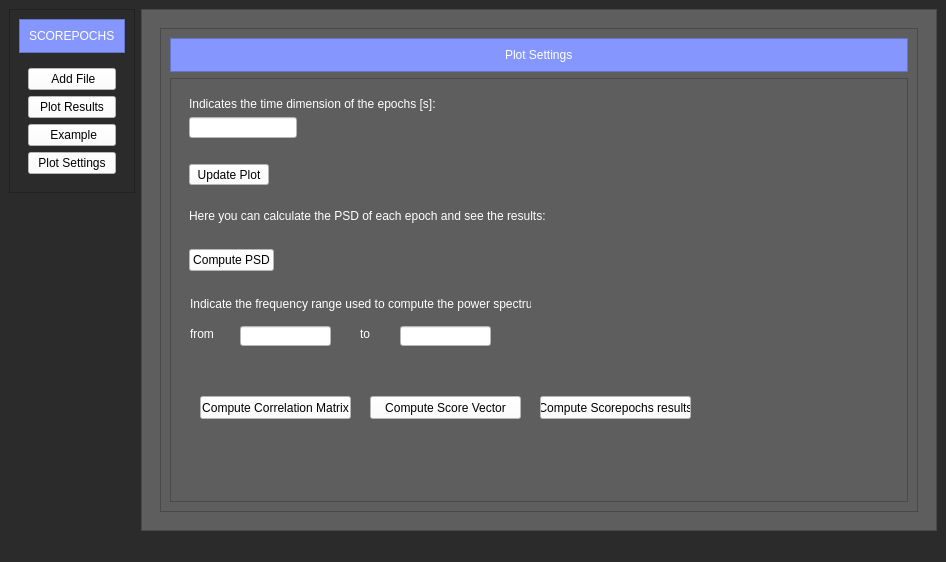
<?xml version="1.0" encoding="UTF-8"?>
<ui version="4.0">
 <class>Scorepochs</class>
 <widget class="QMainWindow" name="Scorepochs">
  <property name="geometry">
   <rect>
    <x>0</x>
    <y>0</y>
    <width>946</width>
    <height>562</height>
   </rect>
  </property>
  <property name="windowTitle">
   <string>Scorepochs</string>
  </property>
  <property name="styleSheet">
   <string notr="true">background-color: rgb(43, 43, 43);</string>
  </property>
  <widget class="QWidget" name="centralwidget">
   <layout class="QHBoxLayout" name="horizontalLayout">
    <item alignment="Qt::AlignTop">
     <widget class="QFrame" name="menu_frame">
      <property name="frameShape">
       <enum>QFrame::StyledPanel</enum>
      </property>
      <property name="frameShadow">
       <enum>QFrame::Raised</enum>
      </property>
      <layout class="QVBoxLayout" name="verticalLayout">
       <item alignment="Qt::AlignTop">
        <widget class="QFrame" name="frame_3">
         <property name="styleSheet">
          <string notr="true">background-color: rgb(134, 150, 255);</string>
         </property>
         <property name="frameShape">
          <enum>QFrame::StyledPanel</enum>
         </property>
         <property name="frameShadow">
          <enum>QFrame::Raised</enum>
         </property>
         <layout class="QVBoxLayout" name="verticalLayout_2">
          <item>
           <widget class="QLabel" name="label">
            <property name="styleSheet">
             <string notr="true">color: rgb(255, 255, 255);
font: 75 12pt &quot;Noto Naskh Arabic UI&quot;;</string>
            </property>
            <property name="text">
             <string>SCOREPOCHS</string>
            </property>
           </widget>
          </item>
         </layout>
        </widget>
       </item>
       <item>
        <widget class="QWidget" name="buttons_widget" native="true">
         <layout class="QVBoxLayout" name="verticalLayout_12">
          <item>
           <widget class="QPushButton" name="addfile_button">
            <property name="styleSheet">
             <string notr="true">background-color: rgb(255, 255, 255);</string>
            </property>
            <property name="text">
             <string> Add File</string>
            </property>
            <property name="icon">
             <iconset>
              <normaloff>../../Desktop/Progetto/icons/download (2).png</normaloff>../../Desktop/Progetto/icons/download (2).png</iconset>
            </property>
           </widget>
          </item>
          <item>
           <widget class="QPushButton" name="plot_results_button">
            <property name="styleSheet">
             <string notr="true">background-color: rgb(255, 255, 255);</string>
            </property>
            <property name="text">
             <string>Plot Results</string>
            </property>
            <property name="icon">
             <iconset theme="2" resource="../../Desktop/Progetto/resources.qrc">
              <normaloff>:/icons/icons/download.png</normaloff>:/icons/icons/download.png</iconset>
            </property>
           </widget>
          </item>
          <item>
           <widget class="QPushButton" name="example_button">
            <property name="styleSheet">
             <string notr="true">background-color: rgb(255, 255, 255);</string>
            </property>
            <property name="text">
             <string> Example</string>
            </property>
            <property name="icon">
             <iconset>
              <normaloff>../../Desktop/Progetto/icons/sinus.png</normaloff>../../Desktop/Progetto/icons/sinus.png</iconset>
            </property>
           </widget>
          </item>
          <item>
           <widget class="QPushButton" name="plot_settings_button">
            <property name="styleSheet">
             <string notr="true">background-color: rgb(255, 255, 255);</string>
            </property>
            <property name="text">
             <string>Plot Settings</string>
            </property>
           </widget>
          </item>
         </layout>
        </widget>
       </item>
      </layout>
     </widget>
    </item>
    <item>
     <widget class="QFrame" name="windows_frame">
      <property name="styleSheet">
       <string notr="true">background-color: rgb(94, 94, 94);</string>
      </property>
      <property name="frameShape">
       <enum>QFrame::StyledPanel</enum>
      </property>
      <property name="frameShadow">
       <enum>QFrame::Raised</enum>
      </property>
      <layout class="QVBoxLayout" name="verticalLayout_6">
       <item>
        <widget class="QStackedWidget" name="windows_StackedWidget">
         <property name="currentIndex">
          <number>5</number>
         </property>
         <widget class="QWidget" name="start_page">
          <layout class="QVBoxLayout" name="verticalLayout_4">
           <item alignment="Qt::AlignHCenter">
            <widget class="QLabel" name="label_9">
             <property name="styleSheet">
              <string notr="true">font: 28pt &quot;MS Shell Dlg 2&quot;;
color: rgb(80, 255, 229);</string>
             </property>
             <property name="text">
              <string>Welcome on Scorepochs</string>
             </property>
            </widget>
           </item>
          </layout>
         </widget>
         <widget class="QWidget" name="data_page">
          <layout class="QVBoxLayout" name="verticalLayout_9">
           <item alignment="Qt::AlignTop">
            <widget class="QFrame" name="frame_11">
             <property name="styleSheet">
              <string notr="true">background-color: rgb(134, 150, 255);</string>
             </property>
             <property name="frameShape">
              <enum>QFrame::StyledPanel</enum>
             </property>
             <property name="frameShadow">
              <enum>QFrame::Raised</enum>
             </property>
             <layout class="QVBoxLayout" name="verticalLayout_10">
              <item alignment="Qt::AlignTop">
               <widget class="QLabel" name="label_4">
                <property name="styleSheet">
                 <string notr="true">background-color: rgb(134, 150, 255);
color: rgb(255, 255, 255);
font: 10pt &quot;MS Shell Dlg 2&quot;;</string>
                </property>
                <property name="text">
                 <string>Add Data</string>
                </property>
                <property name="alignment">
                 <set>Qt::AlignCenter</set>
                </property>
               </widget>
              </item>
             </layout>
            </widget>
           </item>
           <item>
            <widget class="QFrame" name="data_frame">
             <property name="sizePolicy">
              <sizepolicy hsizetype="Preferred" vsizetype="Expanding">
               <horstretch>0</horstretch>
               <verstretch>0</verstretch>
              </sizepolicy>
             </property>
             <property name="frameShape">
              <enum>QFrame::StyledPanel</enum>
             </property>
             <property name="frameShadow">
              <enum>QFrame::Raised</enum>
             </property>
             <layout class="QVBoxLayout" name="verticalLayout_3">
              <item>
               <widget class="QWidget" name="select_file_widget" native="true">
                <property name="sizePolicy">
                 <sizepolicy hsizetype="Preferred" vsizetype="Preferred">
                  <horstretch>0</horstretch>
                  <verstretch>0</verstretch>
                 </sizepolicy>
                </property>
                <widget class="QLabel" name="label_2">
                 <property name="geometry">
                  <rect>
                   <x>10</x>
                   <y>30</y>
                   <width>59</width>
                   <height>16</height>
                  </rect>
                 </property>
                 <property name="styleSheet">
                  <string notr="true">color: rgb(255, 255, 255);</string>
                 </property>
                 <property name="text">
                  <string>Select a file:</string>
                 </property>
                </widget>
                <widget class="QPushButton" name="browse_button">
                 <property name="geometry">
                  <rect>
                   <x>90</x>
                   <y>30</y>
                   <width>75</width>
                   <height>23</height>
                  </rect>
                 </property>
                 <property name="sizePolicy">
                  <sizepolicy hsizetype="Expanding" vsizetype="Fixed">
                   <horstretch>0</horstretch>
                   <verstretch>0</verstretch>
                  </sizepolicy>
                 </property>
                 <property name="styleSheet">
                  <string notr="true">background-color: rgb(255, 255, 255);</string>
                 </property>
                 <property name="text">
                  <string>Browse</string>
                 </property>
                </widget>
                <widget class="QLabel" name="filename">
                 <property name="geometry">
                  <rect>
                   <x>10</x>
                   <y>70</y>
                   <width>321</width>
                   <height>21</height>
                  </rect>
                 </property>
                 <property name="styleSheet">
                  <string notr="true">color: rgb(255, 255, 255);</string>
                 </property>
                 <property name="text">
                  <string/>
                 </property>
                </widget>
                <widget class="QLabel" name="error_message_file">
                 <property name="geometry">
                  <rect>
                   <x>180</x>
                   <y>30</y>
                   <width>251</width>
                   <height>21</height>
                  </rect>
                 </property>
                 <property name="styleSheet">
                  <string notr="true">color: rgb(255, 255, 255);</string>
                 </property>
                 <property name="text">
                  <string/>
                 </property>
                </widget>
               </widget>
              </item>
              <item>
               <widget class="QWidget" name="select_frequency_widget" native="true">
                <widget class="QLabel" name="label_5">
                 <property name="geometry">
                  <rect>
                   <x>10</x>
                   <y>40</y>
                   <width>131</width>
                   <height>16</height>
                  </rect>
                 </property>
                 <property name="styleSheet">
                  <string notr="true">color: rgb(255, 255, 255);</string>
                 </property>
                 <property name="text">
                  <string>Enter the sample rate [Hz]:</string>
                 </property>
                </widget>
                <widget class="QLineEdit" name="frequency">
                 <property name="geometry">
                  <rect>
                   <x>160</x>
                   <y>40</y>
                   <width>133</width>
                   <height>20</height>
                  </rect>
                 </property>
                 <property name="styleSheet">
                  <string notr="true">
background-color: rgb(255, 255, 255);</string>
                 </property>
                 <property name="text">
                  <string/>
                 </property>
                </widget>
                <widget class="QLabel" name="error_message_frequency">
                 <property name="geometry">
                  <rect>
                   <x>10</x>
                   <y>70</y>
                   <width>421</width>
                   <height>21</height>
                  </rect>
                 </property>
                 <property name="styleSheet">
                  <string notr="true">color: rgb(255, 255, 255);</string>
                 </property>
                 <property name="text">
                  <string/>
                 </property>
                </widget>
                <widget class="QLabel" name="message_data_processing">
                 <property name="geometry">
                  <rect>
                   <x>100</x>
                   <y>110</y>
                   <width>271</width>
                   <height>21</height>
                  </rect>
                 </property>
                 <property name="styleSheet">
                  <string notr="true">font: 9pt &quot;MS Shell Dlg 2&quot;;
color: rgb(85, 255, 0);</string>
                 </property>
                 <property name="text">
                  <string/>
                 </property>
                </widget>
                <widget class="QPushButton" name="plot_button">
                 <property name="geometry">
                  <rect>
                   <x>20</x>
                   <y>110</y>
                   <width>75</width>
                   <height>23</height>
                  </rect>
                 </property>
                 <property name="styleSheet">
                  <string notr="true">background-color: rgb(255, 255, 255);</string>
                 </property>
                 <property name="text">
                  <string>Plot</string>
                 </property>
                </widget>
               </widget>
              </item>
              <item>
               <widget class="QWidget" name="widget_5" native="true">
                <widget class="QTextEdit" name="error_message">
                 <property name="geometry">
                  <rect>
                   <x>10</x>
                   <y>50</y>
                   <width>412</width>
                   <height>74</height>
                  </rect>
                 </property>
                 <property name="styleSheet">
                  <string notr="true">color: rgb(255, 255, 255);</string>
                 </property>
                </widget>
                <widget class="QLabel" name="label_14">
                 <property name="geometry">
                  <rect>
                   <x>10</x>
                   <y>20</y>
                   <width>412</width>
                   <height>14</height>
                  </rect>
                 </property>
                 <property name="styleSheet">
                  <string notr="true">font: 9pt &quot;MS Shell Dlg 2&quot;;
color: rgb(255, 255, 255);</string>
                 </property>
                 <property name="text">
                  <string>Error Message:</string>
                 </property>
                </widget>
               </widget>
              </item>
             </layout>
            </widget>
           </item>
          </layout>
         </widget>
         <widget class="QWidget" name="plot_result_page">
          <layout class="QVBoxLayout" name="verticalLayout_7">
           <item alignment="Qt::AlignTop">
            <widget class="QFrame" name="frame_7">
             <property name="styleSheet">
              <string notr="true">background-color: rgb(134, 150, 255);</string>
             </property>
             <property name="frameShape">
              <enum>QFrame::StyledPanel</enum>
             </property>
             <property name="frameShadow">
              <enum>QFrame::Raised</enum>
             </property>
             <layout class="QVBoxLayout" name="verticalLayout_8">
              <item>
               <widget class="QLabel" name="label_3">
                <property name="styleSheet">
                 <string notr="true">color: rgb(255, 255, 255);
color: rgb(255, 255, 255);
font: 10pt &quot;MS Shell Dlg 2&quot;;</string>
                </property>
                <property name="text">
                 <string>Plot Results</string>
                </property>
                <property name="alignment">
                 <set>Qt::AlignCenter</set>
                </property>
               </widget>
              </item>
             </layout>
            </widget>
           </item>
           <item>
            <widget class="QFrame" name="plot_frame">
             <property name="sizePolicy">
              <sizepolicy hsizetype="Preferred" vsizetype="Expanding">
               <horstretch>0</horstretch>
               <verstretch>0</verstretch>
              </sizepolicy>
             </property>
             <property name="frameShape">
              <enum>QFrame::StyledPanel</enum>
             </property>
             <property name="frameShadow">
              <enum>QFrame::Raised</enum>
             </property>
             <layout class="QHBoxLayout" name="horizontalLayout_3">
              <item>
               <layout class="QVBoxLayout" name="plot_box_layout">
                <item>
                 <widget class="QScrollArea" name="plot_scrollArea">
                  <property name="styleSheet">
                   <string notr="true">background-color: rgb(255, 255, 255);</string>
                  </property>
                  <property name="widgetResizable">
                   <bool>true</bool>
                  </property>
                  <widget class="QWidget" name="scrollAreaWidget">
                   <property name="geometry">
                    <rect>
                     <x>0</x>
                     <y>0</y>
                     <width>98</width>
                     <height>28</height>
                    </rect>
                   </property>
                  </widget>
                 </widget>
                </item>
               </layout>
              </item>
             </layout>
            </widget>
           </item>
          </layout>
         </widget>
         <widget class="QWidget" name="example_page">
          <layout class="QVBoxLayout" name="verticalLayout_13">
           <item alignment="Qt::AlignTop">
            <widget class="QFrame" name="frame_12">
             <property name="sizePolicy">
              <sizepolicy hsizetype="Preferred" vsizetype="Preferred">
               <horstretch>0</horstretch>
               <verstretch>0</verstretch>
              </sizepolicy>
             </property>
             <property name="styleSheet">
              <string notr="true">background-color: rgb(134, 150, 255);</string>
             </property>
             <property name="frameShape">
              <enum>QFrame::StyledPanel</enum>
             </property>
             <property name="frameShadow">
              <enum>QFrame::Raised</enum>
             </property>
             <layout class="QVBoxLayout" name="verticalLayout_11">
              <item alignment="Qt::AlignTop">
               <widget class="QLabel" name="label_10">
                <property name="styleSheet">
                 <string notr="true">background-color: rgb(134, 150, 255);
color: rgb(255, 255, 255);
font: 10pt &quot;MS Shell Dlg 2&quot;;</string>
                </property>
                <property name="text">
                 <string>Create a example file</string>
                </property>
                <property name="alignment">
                 <set>Qt::AlignCenter</set>
                </property>
               </widget>
              </item>
             </layout>
            </widget>
           </item>
           <item>
            <widget class="QFrame" name="frame">
             <property name="sizePolicy">
              <sizepolicy hsizetype="Preferred" vsizetype="Expanding">
               <horstretch>0</horstretch>
               <verstretch>0</verstretch>
              </sizepolicy>
             </property>
             <property name="frameShape">
              <enum>QFrame::StyledPanel</enum>
             </property>
             <property name="frameShadow">
              <enum>QFrame::Raised</enum>
             </property>
             <layout class="QVBoxLayout" name="verticalLayout_14">
              <item>
               <widget class="QWidget" name="widget_2" native="true">
                <layout class="QVBoxLayout" name="verticalLayout_16">
                 <item>
                  <widget class="QWidget" name="widget" native="true">
                   <layout class="QVBoxLayout" name="verticalLayout_15">
                    <item alignment="Qt::AlignTop">
                     <widget class="QTextBrowser" name="textBrowser">
                      <property name="html">
                       <string>&lt;!DOCTYPE HTML PUBLIC &quot;-//W3C//DTD HTML 4.0//EN&quot; &quot;http://www.w3.org/TR/REC-html40/strict.dtd&quot;&gt;
&lt;html&gt;&lt;head&gt;&lt;meta name=&quot;qrichtext&quot; content=&quot;1&quot; /&gt;&lt;style type=&quot;text/css&quot;&gt;
p, li { white-space: pre-wrap; }
&lt;/style&gt;&lt;/head&gt;&lt;body style=&quot; font-family:'MS Shell Dlg 2'; font-size:8.25pt; font-weight:400; font-style:normal;&quot;&gt;
&lt;p align=&quot;center&quot; style=&quot; margin-top:0px; margin-bottom:0px; margin-left:0px; margin-right:0px; -qt-block-indent:0; text-indent:0px;&quot;&gt;&lt;span style=&quot; font-size:11pt; color:#ffffff;&quot;&gt;Here you can create an example file in format .csv named 'new.csv'. You will be able to indicate the number of channels, the sampling frequency and the sampling duration.&lt;/span&gt;&lt;/p&gt;&lt;/body&gt;&lt;/html&gt;</string>
                      </property>
                     </widget>
                    </item>
                   </layout>
                  </widget>
                 </item>
                 <item>
                  <widget class="QWidget" name="widget_3" native="true">
                   <property name="sizePolicy">
                    <sizepolicy hsizetype="Preferred" vsizetype="Expanding">
                     <horstretch>0</horstretch>
                     <verstretch>0</verstretch>
                    </sizepolicy>
                   </property>
                   <layout class="QVBoxLayout" name="verticalLayout_5">
                    <item>
                     <widget class="QLabel" name="error_message_example">
                      <property name="styleSheet">
                       <string notr="true">font: 10pt &quot;MS Shell Dlg 2&quot;;
color: rgb(255, 0, 0);</string>
                      </property>
                      <property name="text">
                       <string/>
                      </property>
                     </widget>
                    </item>
                    <item>
                     <widget class="QLabel" name="label_11">
                      <property name="styleSheet">
                       <string notr="true">color: rgb(255, 255, 255);
font: 10pt &quot;MS Shell Dlg 2&quot;;</string>
                      </property>
                      <property name="text">
                       <string>Indicates the number of channels:</string>
                      </property>
                     </widget>
                    </item>
                    <item alignment="Qt::AlignLeft">
                     <widget class="QLineEdit" name="number_channels_example">
                      <property name="styleSheet">
                       <string notr="true">background-color: rgb(255, 255, 255);</string>
                      </property>
                      <property name="text">
                       <string/>
                      </property>
                     </widget>
                    </item>
                    <item>
                     <widget class="QLabel" name="error_message_channels_example">
                      <property name="styleSheet">
                       <string notr="true">font: 10pt &quot;MS Shell Dlg 2&quot;;
color: rgb(255, 255, 255);</string>
                      </property>
                      <property name="text">
                       <string/>
                      </property>
                     </widget>
                    </item>
                    <item>
                     <widget class="QLabel" name="label_12">
                      <property name="styleSheet">
                       <string notr="true">color: rgb(255, 255, 255);
font: 10pt &quot;MS Shell Dlg 2&quot;;</string>
                      </property>
                      <property name="text">
                       <string>Indicate the sampling frequency</string>
                      </property>
                     </widget>
                    </item>
                    <item alignment="Qt::AlignLeft">
                     <widget class="QLineEdit" name="frequency_example">
                      <property name="styleSheet">
                       <string notr="true">background-color: rgb(255, 255, 255);</string>
                      </property>
                     </widget>
                    </item>
                    <item>
                     <widget class="QLabel" name="error_message_frequency_example">
                      <property name="styleSheet">
                       <string notr="true">font: 10pt &quot;MS Shell Dlg 2&quot;;
color: rgb(255, 255, 255);</string>
                      </property>
                      <property name="text">
                       <string/>
                      </property>
                     </widget>
                    </item>
                    <item>
                     <widget class="QLabel" name="label_13">
                      <property name="styleSheet">
                       <string notr="true">color: rgb(255, 255, 255);
font: 10pt &quot;MS Shell Dlg 2&quot;;</string>
                      </property>
                      <property name="text">
                       <string>Indicates the sampling duration:</string>
                      </property>
                     </widget>
                    </item>
                    <item alignment="Qt::AlignLeft">
                     <widget class="QLineEdit" name="time_example">
                      <property name="styleSheet">
                       <string notr="true">background-color: rgb(255, 255, 255);</string>
                      </property>
                     </widget>
                    </item>
                    <item>
                     <widget class="QLabel" name="error_message_time_example">
                      <property name="styleSheet">
                       <string notr="true">font: 10pt &quot;MS Shell Dlg 2&quot;;
color: rgb(255, 255, 255);</string>
                      </property>
                      <property name="text">
                       <string/>
                      </property>
                     </widget>
                    </item>
                    <item alignment="Qt::AlignLeft">
                     <widget class="QPushButton" name="create_file_button">
                      <property name="styleSheet">
                       <string notr="true">background-color: rgb(134, 150, 255);
color: rgb(255, 255, 255);</string>
                      </property>
                      <property name="text">
                       <string>Create File</string>
                      </property>
                     </widget>
                    </item>
                   </layout>
                  </widget>
                 </item>
                 <item>
                  <widget class="QWidget" name="widget_4" native="true">
                   <layout class="QVBoxLayout" name="verticalLayout_17">
                    <item>
                     <widget class="QLabel" name="message_create_file">
                      <property name="styleSheet">
                       <string notr="true">font: 9pt &quot;MS Shell Dlg 2&quot;;
color: rgb(85, 255, 0);</string>
                      </property>
                      <property name="text">
                       <string/>
                      </property>
                     </widget>
                    </item>
                   </layout>
                  </widget>
                 </item>
                </layout>
               </widget>
              </item>
             </layout>
            </widget>
           </item>
          </layout>
         </widget>
         <widget class="QWidget" name="file_created_page">
          <layout class="QHBoxLayout" name="horizontalLayout_2">
           <item alignment="Qt::AlignHCenter">
            <widget class="QLabel" name="label_15">
             <property name="styleSheet">
              <string notr="true">font: 22pt &quot;MS Shell Dlg 2&quot;;
color: rgb(85, 255, 0);</string>
             </property>
             <property name="text">
              <string>File created successfully</string>
             </property>
            </widget>
           </item>
          </layout>
         </widget>
         <widget class="QWidget" name="plot_settings_page">
          <layout class="QVBoxLayout" name="verticalLayout_18">
           <item>
            <widget class="QFrame" name="frame_2">
             <property name="frameShape">
              <enum>QFrame::StyledPanel</enum>
             </property>
             <property name="frameShadow">
              <enum>QFrame::Raised</enum>
             </property>
             <layout class="QVBoxLayout" name="verticalLayout_19">
              <item alignment="Qt::AlignTop">
               <widget class="QFrame" name="frame_4">
                <property name="styleSheet">
                 <string notr="true">background-color: rgb(134, 150, 255);</string>
                </property>
                <property name="frameShape">
                 <enum>QFrame::StyledPanel</enum>
                </property>
                <property name="frameShadow">
                 <enum>QFrame::Raised</enum>
                </property>
                <layout class="QVBoxLayout" name="verticalLayout_20">
                 <item alignment="Qt::AlignHCenter">
                  <widget class="QLabel" name="label_6">
                   <property name="styleSheet">
                    <string notr="true">background-color: rgb(134, 150, 255);
color: rgb(255, 255, 255);
font: 10pt &quot;MS Shell Dlg 2&quot;;</string>
                   </property>
                   <property name="text">
                    <string>Plot Settings</string>
                   </property>
                  </widget>
                 </item>
                </layout>
               </widget>
              </item>
              <item>
               <widget class="QFrame" name="frame_5">
                <property name="sizePolicy">
                 <sizepolicy hsizetype="Preferred" vsizetype="Expanding">
                  <horstretch>0</horstretch>
                  <verstretch>0</verstretch>
                 </sizepolicy>
                </property>
                <property name="frameShape">
                 <enum>QFrame::StyledPanel</enum>
                </property>
                <property name="frameShadow">
                 <enum>QFrame::Raised</enum>
                </property>
                <layout class="QVBoxLayout" name="verticalLayout_21">
                 <item>
                  <widget class="QWidget" name="widget_6" native="true">
                   <property name="minimumSize">
                    <size>
                     <width>0</width>
                     <height>106</height>
                    </size>
                   </property>
                   <property name="maximumSize">
                    <size>
                     <width>16777215</width>
                     <height>106</height>
                    </size>
                   </property>
                   <layout class="QVBoxLayout" name="verticalLayout_22">
                    <item>
                     <widget class="QLabel" name="label_7">
                      <property name="styleSheet">
                       <string notr="true">color: rgb(255, 255, 255);
font: 9pt &quot;MS Shell Dlg 2&quot;;</string>
                      </property>
                      <property name="text">
                       <string>Indicates the time dimension of the epochs [s]:</string>
                      </property>
                     </widget>
                    </item>
                    <item alignment="Qt::AlignLeft">
                     <widget class="QLineEdit" name="time_dimension_epochs">
                      <property name="styleSheet">
                       <string notr="true">background-color: rgb(255, 255, 255);</string>
                      </property>
                     </widget>
                    </item>
                    <item>
                     <widget class="QLabel" name="dimension_epochs_error_message">
                      <property name="styleSheet">
                       <string notr="true">
color: rgb(255, 0, 0);</string>
                      </property>
                      <property name="text">
                       <string/>
                      </property>
                     </widget>
                    </item>
                    <item alignment="Qt::AlignLeft">
                     <widget class="QPushButton" name="update_plot_button">
                      <property name="styleSheet">
                       <string notr="true">background-color: rgb(255, 255, 255);</string>
                      </property>
                      <property name="text">
                       <string>Update Plot</string>
                      </property>
                     </widget>
                    </item>
                   </layout>
                  </widget>
                 </item>
                 <item alignment="Qt::AlignTop">
                  <widget class="QWidget" name="widget_7" native="true">
                   <layout class="QVBoxLayout" name="verticalLayout_23">
                    <item>
                     <widget class="QLabel" name="label_8">
                      <property name="styleSheet">
                       <string notr="true">color: rgb(255, 255, 255);</string>
                      </property>
                      <property name="text">
                       <string>Here you can calculate the PSD of each epoch and see the results:</string>
                      </property>
                     </widget>
                    </item>
                    <item>
                     <widget class="QLabel" name="error_message_compute_PSD">
                      <property name="styleSheet">
                       <string notr="true">color: rgb(255, 0, 0);</string>
                      </property>
                      <property name="text">
                       <string/>
                      </property>
                     </widget>
                    </item>
                    <item alignment="Qt::AlignLeft">
                     <widget class="QPushButton" name="compute_PSD_button">
                      <property name="styleSheet">
                       <string notr="true">background-color: rgb(255, 255, 255);</string>
                      </property>
                      <property name="text">
                       <string>Compute PSD</string>
                      </property>
                     </widget>
                    </item>
                   </layout>
                  </widget>
                 </item>
                 <item>
                  <widget class="QWidget" name="widget_8" native="true">
                   <property name="sizePolicy">
                    <sizepolicy hsizetype="Preferred" vsizetype="Expanding">
                     <horstretch>0</horstretch>
                     <verstretch>0</verstretch>
                    </sizepolicy>
                   </property>
                   <widget class="QLabel" name="label_16">
                    <property name="geometry">
                     <rect>
                      <x>10</x>
                      <y>10</y>
                      <width>341</width>
                      <height>16</height>
                     </rect>
                    </property>
                    <property name="styleSheet">
                     <string notr="true">color: rgb(255, 255, 255);</string>
                    </property>
                    <property name="text">
                     <string>Indicate the frequency range used to compute the power spectrum:</string>
                    </property>
                   </widget>
                   <widget class="QLabel" name="label_17">
                    <property name="geometry">
                     <rect>
                      <x>10</x>
                      <y>40</y>
                      <width>51</width>
                      <height>16</height>
                     </rect>
                    </property>
                    <property name="styleSheet">
                     <string notr="true">color: rgb(255, 255, 255);</string>
                    </property>
                    <property name="text">
                     <string>from</string>
                    </property>
                   </widget>
                   <widget class="QLabel" name="label_18">
                    <property name="geometry">
                     <rect>
                      <x>180</x>
                      <y>40</y>
                      <width>51</width>
                      <height>16</height>
                     </rect>
                    </property>
                    <property name="styleSheet">
                     <string notr="true">color: rgb(255, 255, 255);</string>
                    </property>
                    <property name="text">
                     <string>to</string>
                    </property>
                   </widget>
                   <widget class="QLineEdit" name="min_freqRange">
                    <property name="geometry">
                     <rect>
                      <x>60</x>
                      <y>40</y>
                      <width>91</width>
                      <height>20</height>
                     </rect>
                    </property>
                    <property name="styleSheet">
                     <string notr="true">background-color: rgb(255, 255, 255);</string>
                    </property>
                   </widget>
                   <widget class="QLineEdit" name="max_freqRange">
                    <property name="geometry">
                     <rect>
                      <x>220</x>
                      <y>40</y>
                      <width>91</width>
                      <height>20</height>
                     </rect>
                    </property>
                    <property name="styleSheet">
                     <string notr="true">background-color: rgb(255, 255, 255);</string>
                    </property>
                   </widget>
                   <widget class="QPushButton" name="compute_corr_matrix_button">
                    <property name="geometry">
                     <rect>
                      <x>20</x>
                      <y>110</y>
                      <width>151</width>
                      <height>23</height>
                     </rect>
                    </property>
                    <property name="styleSheet">
                     <string notr="true">background-color: rgb(255, 255, 255);</string>
                    </property>
                    <property name="text">
                     <string>Compute Correlation Matrix</string>
                    </property>
                   </widget>
                   <widget class="QPushButton" name="compute_score_vector_button">
                    <property name="geometry">
                     <rect>
                      <x>190</x>
                      <y>110</y>
                      <width>151</width>
                      <height>23</height>
                     </rect>
                    </property>
                    <property name="styleSheet">
                     <string notr="true">background-color: rgb(255, 255, 255);</string>
                    </property>
                    <property name="text">
                     <string>Compute Score Vector</string>
                    </property>
                   </widget>
                   <widget class="QPushButton" name="compute_scorepochs_button">
                    <property name="geometry">
                     <rect>
                      <x>360</x>
                      <y>110</y>
                      <width>151</width>
                      <height>23</height>
                     </rect>
                    </property>
                    <property name="styleSheet">
                     <string notr="true">background-color: rgb(255, 255, 255);</string>
                    </property>
                    <property name="text">
                     <string>Compute Scorepochs results</string>
                    </property>
                   </widget>
                   <widget class="QLabel" name="scorepochs_error_message">
                    <property name="geometry">
                     <rect>
                      <x>20</x>
                      <y>150</y>
                      <width>481</width>
                      <height>20</height>
                     </rect>
                    </property>
                    <property name="styleSheet">
                     <string notr="true">
color: rgb(255, 0, 0);</string>
                    </property>
                    <property name="text">
                     <string/>
                    </property>
                   </widget>
                   <widget class="QLabel" name="maxfreqRange_error_message">
                    <property name="geometry">
                     <rect>
                      <x>230</x>
                      <y>70</y>
                      <width>161</width>
                      <height>20</height>
                     </rect>
                    </property>
                    <property name="styleSheet">
                     <string notr="true">
color: rgb(255, 0, 0);</string>
                    </property>
                    <property name="text">
                     <string/>
                    </property>
                   </widget>
                   <widget class="QLabel" name="minfreqRange_error_message">
                    <property name="geometry">
                     <rect>
                      <x>50</x>
                      <y>70</y>
                      <width>161</width>
                      <height>20</height>
                     </rect>
                    </property>
                    <property name="styleSheet">
                     <string notr="true">
color: rgb(255, 0, 0);</string>
                    </property>
                    <property name="text">
                     <string/>
                    </property>
                   </widget>
                  </widget>
                 </item>
                </layout>
               </widget>
              </item>
             </layout>
            </widget>
           </item>
          </layout>
         </widget>
        </widget>
       </item>
      </layout>
     </widget>
    </item>
   </layout>
  </widget>
  <widget class="QStatusBar" name="statusbar"/>
 </widget>
 <resources>
  <include location="../../Desktop/Progetto/resources.qrc"/>
 </resources>
 <connections/>
</ui>
